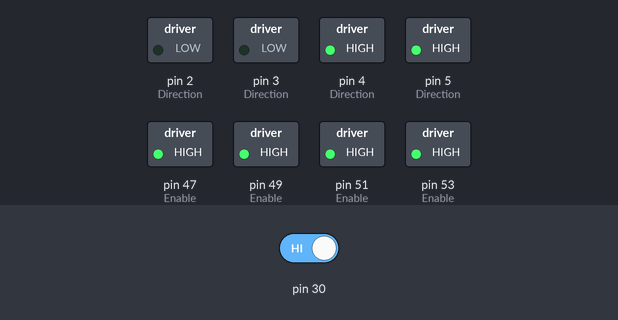
The sketch below on a simulated Arduino Mega 2560, built with avr-gcc and run on an emulated ATmega2560. Shown: switched loads named in the sketch (green lamp = pin HIGH). The test bench sets the inputs (shaded band); at power-on: pin 30 HIGH. Random numbers use the default seed unless the sketch sets one.

Above: at 1.2 s.
1.3 s: pin 30 driven LOW
At 1.7 s:
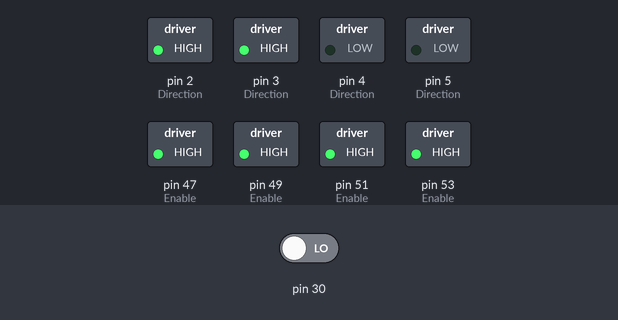
At 3.8 s:
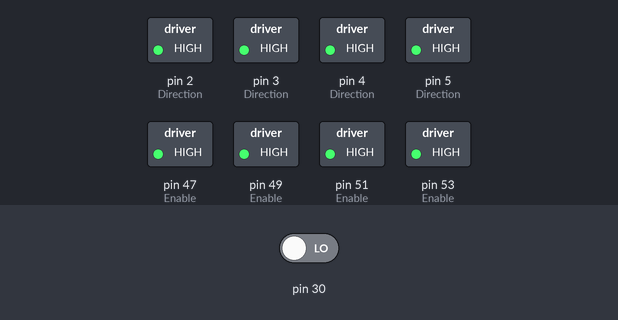
4.3 s: pin 30 driven HIGH
At 7.1 s:
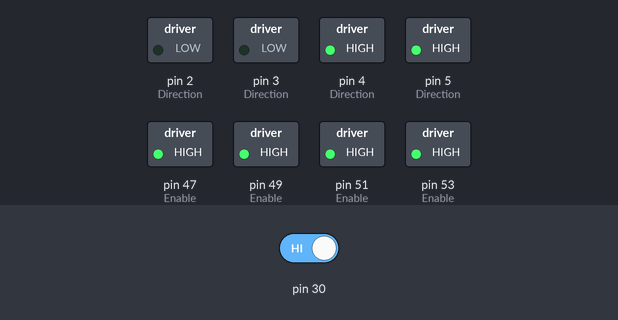
Timing chart, 0 to 8.6 s (numbered marks = the images above; inputs shaded):
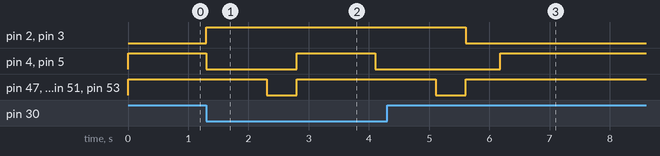

The sketch:

ObjectDetection.ino
```cpp
bool toggle = HIGH;
int detectCounter = 0;
bool ObjectDetected = LOW;

void setup() {
  // put your setup code here, to run once:
  // Object Detection Sensor
  pinMode(30, INPUT);

  // BL Wheel
  pinMode(47, OUTPUT); // Enable
  pinMode(2, OUTPUT); // Direction

  // BR Wheel
  pinMode(51, OUTPUT); // Enable
  pinMode(4, OUTPUT); // Direction

  // FL Wheel
  pinMode(49, OUTPUT); // Enable
  pinMode(3, OUTPUT); // Direction

  // FR Wheel
  pinMode(53, OUTPUT); // Enable
  pinMode(5, OUTPUT); // Direction

  // Directions all Forward
  changeDirection('f');

  Serial.begin(9600);
}

void changeDirection(char direction) {
  if (direction == 'b') {
    digitalWrite(2, HIGH);
    digitalWrite(3, HIGH);
    digitalWrite(4, LOW);
    digitalWrite(5, LOW);
  } else if (direction == 'f') {
    digitalWrite(2, LOW);
    digitalWrite(3, LOW);
    digitalWrite(4, HIGH);
    digitalWrite(5, HIGH);
  } else if (direction == 'l') {
    digitalWrite(2, HIGH);
    digitalWrite(3, HIGH);
    digitalWrite(4, HIGH);
    digitalWrite(5, HIGH);
  } else if (direction == 'r') {
    digitalWrite(2, LOW);
    digitalWrite(3, LOW);
    digitalWrite(4, LOW);
    digitalWrite(5, LOW);
  }
}

void loop() {
  // put your main code here, to run repeatedly:
  bool tempDetect = digitalRead(30);

  if (!tempDetect) {
  detectCounter += 1;
    if (detectCounter == 2) {
      ObjectDetected = HIGH;
      detectCounter = 0;
    }
  } else {
    detectCounter = 0;
  }

  if (!ObjectDetected) {
    changeDirection('f');
    digitalWrite(47, HIGH);
    digitalWrite(49, HIGH);
    digitalWrite(51, HIGH);
    digitalWrite(53, HIGH);
  } else {
    changeDirection('b');
    ObjectDetected = LOW;

    digitalWrite(47, HIGH);
    digitalWrite(49, HIGH);
    digitalWrite(51, HIGH);
    digitalWrite(53, HIGH);

    delay(1000);

    digitalWrite(47, LOW);
    digitalWrite(49, LOW);
    digitalWrite(51, LOW);
    digitalWrite(53, LOW);

    delay(500);

    changeDirection('f');

    long rngTime = random(100, 4000);
    long rngDirection = random(2);

    if (rngDirection == 0){
      changeDirection('r');
    }else {
      changeDirection('l');
    }

    digitalWrite(47, HIGH);
    digitalWrite(49, HIGH);
    digitalWrite(51, HIGH);
    digitalWrite(53, HIGH);

    delay(rngTime);

  }

}
```

Measured:
- after the input at 1.3 s, pin 2 (Direction), pin 3 (Direction): LOW → HIGH at once; pin 4 (Direction), pin 5 (Direction): HIGH → LOW at once, → HIGH 1.5 s later, → LOW 1.3 s later; pin 47 (Enable), pin 49 (Enable), pin 51 (Enable), pin 53 (Enable): HIGH → LOW after 1.0 s, → HIGH 0.50 s later
- after the input at 4.3 s, pin 4 (Direction), pin 5 (Direction): LOW → HIGH after 1.9 s
